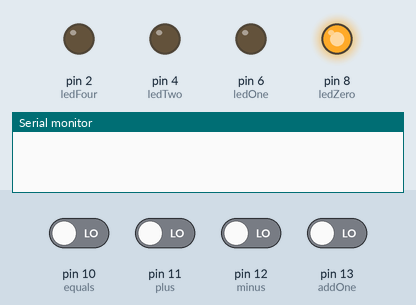
This sketch was run on a simulated Arduino Uno, built with avr-gcc and run on an emulated ATmega328P. Shown: output pins drawn as LEDs (lit = HIGH), the last lines printed to the serial monitor. Dashed ring = blinking. Inputs (shaded band) come from the test bench; at power-on: pin 10 (equals), pin 11 (plus), pin 12 (minus), pin 13 (addOne) LOW.

Above: at 1.2 s.
1.3 s: pin 13 (addOne) driven HIGH
At 1.67 s:
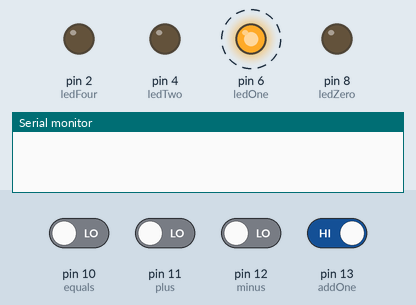
4.3 s: pin 13 (addOne) driven LOW
At 5.5 s:
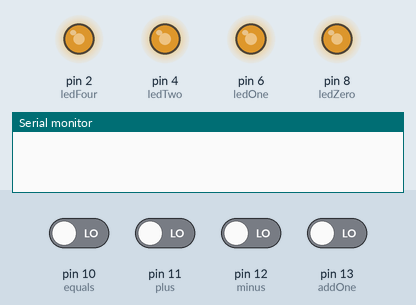
5.8 s: pin 11 (plus) driven HIGH
At 6.3 s:
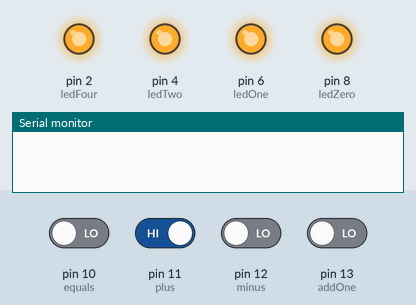
7.3 s: pin 13 (addOne) driven HIGH
At 7.6 s:
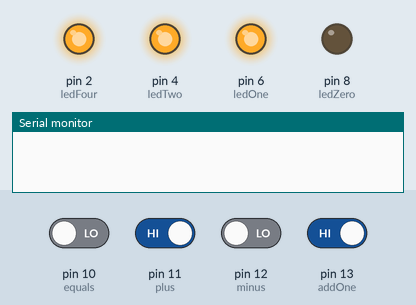
8.8 s: pin 11 (plus) driven LOW
At 9.67 s:
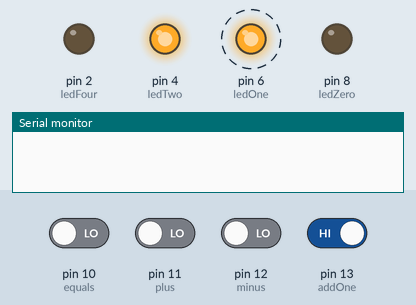
11.8 s: pin 10 (equals) driven HIGH
At 12.17 s:
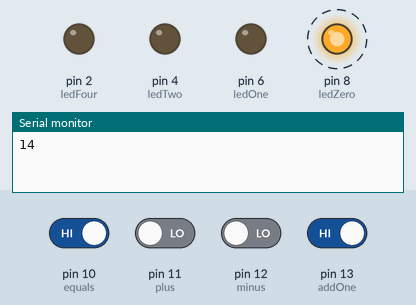
Timing chart, 0 to 15.8 s (numbered marks = the images above; inputs shaded):
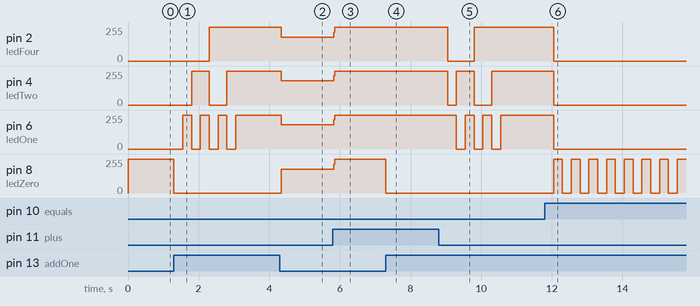

The sketch:

3_Basic_Calculator.ino
```cpp
const int ledZero = 8;
const int ledOne = 6;
const int ledTwo = 4;
const int ledFour = 2;

int oneState = 0;
int addState = 0;
int minusState = 0;
int equalsState = 0;

const int addOne = 13;
const int minus = 12;
const int plus = 11;
const int equals = 10;

int lightNumber = 0;

int previousNumber = 0;
int currentNumber = 0;
int minusOrAdd = 0;

// Function used to turn off the LEDS
void turnLEDSOff() {
  digitalWrite(ledZero, LOW);
  digitalWrite(ledOne, LOW);
  digitalWrite(ledTwo, LOW);
  digitalWrite(ledFour, LOW);
}

// Function used to reset the LEDs to base where only the 0 LED is on
void resetLEDS() {
  digitalWrite(ledZero, HIGH);

  digitalWrite(ledOne, LOW);
  digitalWrite(ledTwo, LOW);
  digitalWrite(ledFour, LOW);
}

// Function used to check the current number that we've passed into the calculator
void checkNumber(int currentCalc) {
  // While loop used to check that while the number is less than 7, then we subtract from the value lighting up the LEDs with the values that add up the currentCalc variable
  while (currentCalc != 0 && currentCalc <= 7) {
    if (currentCalc >= 4) {
      digitalWrite(ledFour, HIGH);
      currentCalc -= 4;
    }
    if (currentCalc >= 2) {
      digitalWrite(ledTwo, HIGH);
      currentCalc -= 2;
    }
    if (currentCalc == 1) {
      digitalWrite(ledOne, HIGH);
      currentCalc -= 1;
    }
  }

  // If instead we have a value greater than we can display, then we turn all of the lights to signal it
  if (currentCalc > 7) {
    digitalWrite(ledZero, HIGH);
    digitalWrite(ledOne, HIGH);
    digitalWrite(ledTwo, HIGH);
    digitalWrite(ledFour, HIGH);
  }
}

// Function used to check which button has been pressed
  // Parameters contain the state of the button
void equationPressed(int minusState, int addState, int equalsState) {
   if (minusState == HIGH) {
    // Variable used to make it so that the program knows which operation has to be performed
    minusOrAdd = -1;

    // Delay used to make it so that we dont change the value multiple times in a very short time span
    delay(250);

    previousNumber = currentNumber;
    currentNumber = 0;
  } else if (addState == HIGH) {
    minusOrAdd = 1;

    delay(250);

    previousNumber = currentNumber;
    currentNumber = 0;
  } else if (equalsState == HIGH) {
    if (minusOrAdd == -1) {
      Serial.println(previousNumber - currentNumber);
      resetLEDS();

      delay(250);

      previousNumber = 0;
      currentNumber = 0;

    } else if (minusOrAdd == 1) {
      Serial.println(previousNumber + currentNumber);
      resetLEDS();

      delay(250);

      previousNumber = 0;
      currentNumber = 0;
    }
  }
}

void setup() {
  // put your setup code here, to run once:
  pinMode(addOne, INPUT);
  pinMode(minus, INPUT);
  pinMode(plus, INPUT);
  pinMode(equals, INPUT);

  pinMode(ledZero, OUTPUT);
  pinMode(ledOne, OUTPUT);
  pinMode(ledTwo, OUTPUT);
  pinMode(ledFour, OUTPUT);

  // Used to initalize the monitor so we can output text to the terminal
  Serial.begin(9600);

  digitalWrite(ledZero, HIGH);
}

void loop() {
  // put your main code here, to run repeatedly:

  oneState = digitalRead(addOne);
  addState = digitalRead(plus);
  minusState = digitalRead(minus);
  equalsState = digitalRead(equals);

  // If condition used to check if we've increased the value of the currentNumber variable by one or not
  if (oneState == HIGH) {
    currentNumber += 1;
    digitalWrite(ledZero, LOW);

    delay(250);
  }

  equationPressed(minusState, addState, equalsState);

  if (currentNumber != 0) {
    turnLEDSOff();
    checkNumber(currentNumber);
  }
}
```

Measured:
- after the input at 1.3 s, pin 2 (ledFour): 0/255 → 255/255 after 1.0 s; pin 4 (ledTwo): 0/255 → 255/255 after 0.50 s, → 0/255 0.50 s later, → 255/255 0.50 s later; pin 6 (ledOne): alternates 255/255 for 0.25 s and 0/255 for 0.25 s, 7 changes in all, then stays 255/255, starting after 0.25 s; pin 8 (ledZero): 255/255 → 0/255 at once
- after the input at 4.3 s, pin 2 (ledFour): 255/255 → 177/255 at once; pin 4 (ledTwo), pin 6 (ledOne): 255/255 → 181/255 at once; pin 8 (ledZero): 0/255 → 177/255 at once
- after the input at 5.8 s, pin 2 (ledFour), pin 8 (ledZero): 177/255 → 255/255 at once; pin 4 (ledTwo), pin 6 (ledOne): 181/255 → 255/255 at once
- after the input at 7.3 s, pin 8 (ledZero): 255/255 → 0/255 at once
- after the input at 8.8 s, pin 2 (ledFour): 255/255 → 0/255 after 0.25 s, → 255/255 0.75 s later; pin 4 (ledTwo): 255/255 → 0/255 after 0.25 s, → 255/255 0.25 s later, → 0/255 0.50 s later, → 255/255 0.50 s later; pin 6 (ledOne): alternates 255/255 for 0.25 s and 0/255 for 0.25 s, 6 changes in all, then stays 255/255, starting after 0.50 s
- after the input at 11.8 s, pin 2 (ledFour), pin 4 (ledTwo), pin 6 (ledOne): 255/255 → 0/255 after 0.25 s; pin 8 (ledZero): alternates 255/255 for 0.25 s and 0/255 for 0.25 s, starting after 0.25 s
